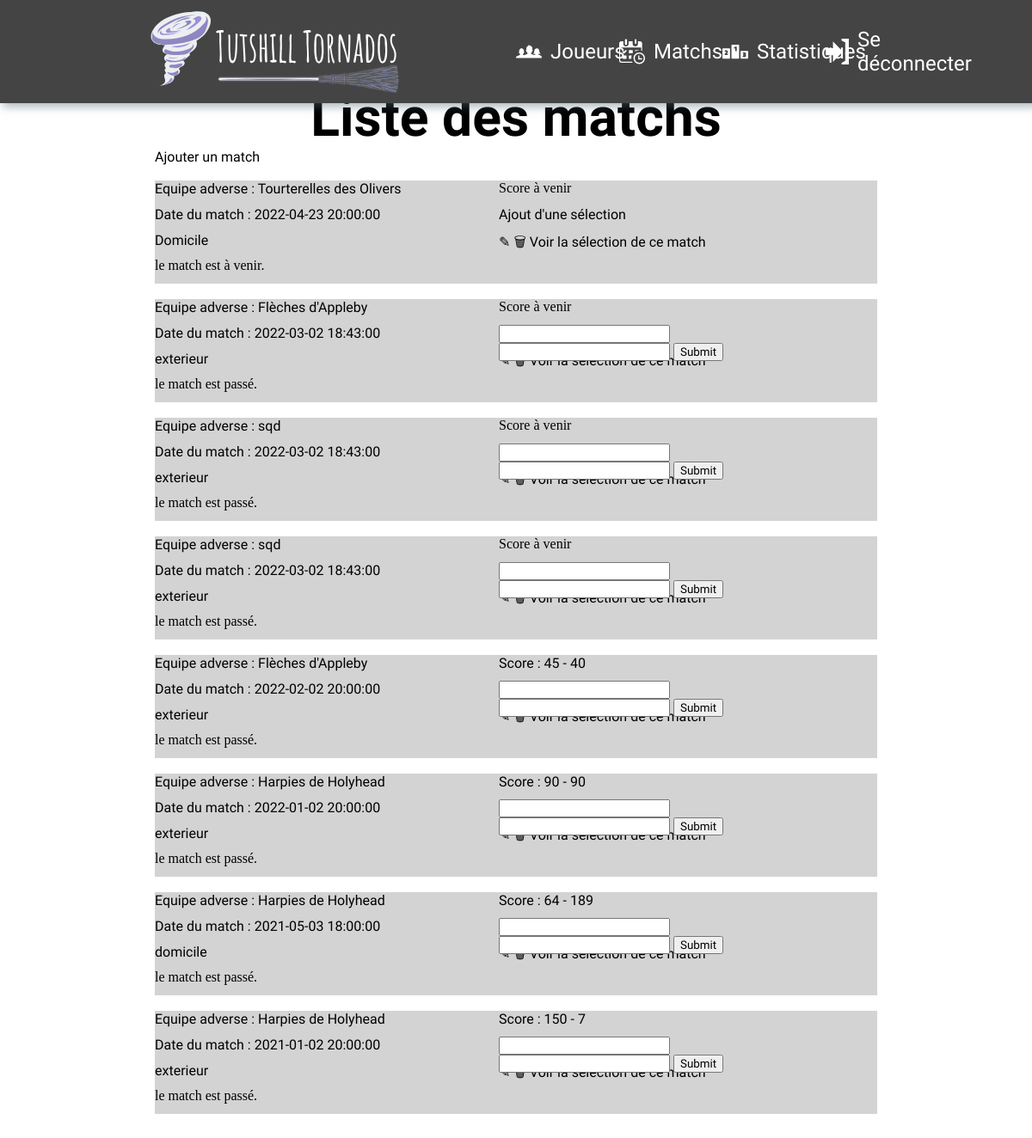
/html-php/match/matchs.php, run on an earlier commit of the app's database.
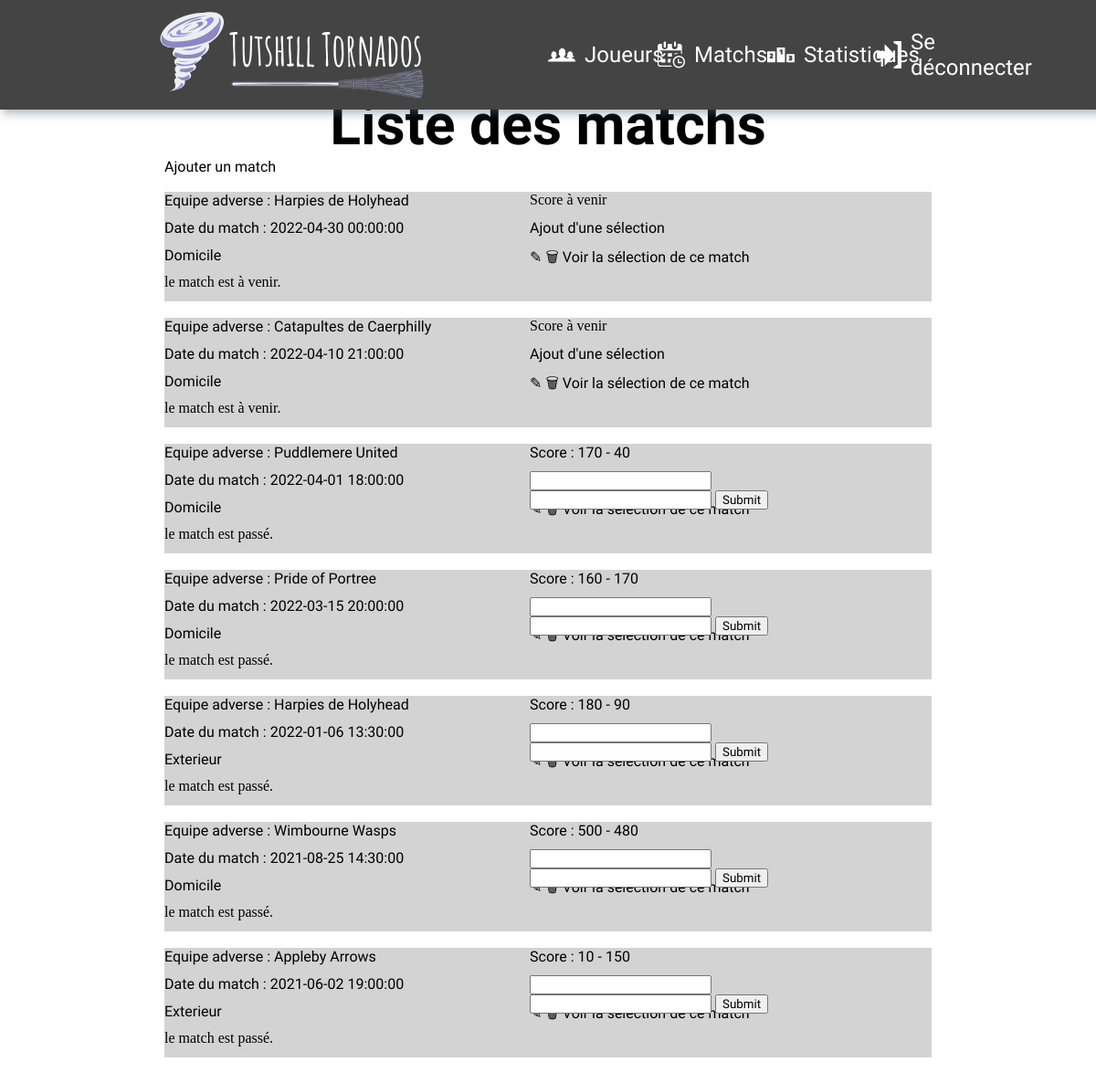
And on a later commit of the database.
### tables this page shows
CREATE TABLE IF NOT EXISTS `match_` (
  `Id_match_` int(11) NOT NULL AUTO_INCREMENT,
  `date_match` date DEFAULT NULL,
  `heure_match` time DEFAULT NULL,
  `equipe_adverse` varchar(50) DEFAULT NULL,
  `lieu` varchar(10) DEFAULT NULL,
  `score_equipe` int(11) DEFAULT NULL,
  `score_adverse` int(11) DEFAULT NULL,
  PRIMARY KEY (`Id_match_`)
);

### html-php/match/fonctions_match.php (the view, shortened to what this page needs)
<?php
    function afficher_match($pdo){
        $sql = "select * from match_ order by date_match desc, heure_match desc";
        $prep = $pdo->prepare($sql);
        $prep -> execute();
        $resultat = $prep->fetchAll();
        foreach($resultat as $match){
            echo '
            <div class="ligne_grille">
                <div class="date">
                    <p>Date du match : '.$match["date_match"].' '.$match["heure_match"].'</p>
                </div>
                <div class="equipe">
                    <p>Equipe adverse : '.$match["equipe_adverse"].'</p>
                </div>
                <div class="lieu">
                    <p>'.$match["lieu"].'</p>
                </div>';
                if (empty($match["score_equipe"]) || empty($match["score_adverse"])) {
                    echo 'Score à venir';
                } else {
                    echo
                    '<div class="score_equipe">
                        <p>Score : '.$match["score_equipe"].' - '.$match["score_adverse"].'</p>
                    </div>';
                }
                echo '
                <div class="footer">
                    <a href="./match_formulaire.php?v1='.$match["Id_match_"].'&v2='.$match["date_match"].'&v3='.$match["heure_match"].'&v4='.$match["lieu"].'&v5='.$match["score_equipe"].'&v6='.$match["score_adverse"].'&v7='.$match["equipe_adverse"].'
                    ">✎</a>
                    <a href="./matchs.php?idsupp='.$match["Id_match_"].'">🗑</a>
                    <a href="../selections/voir_selection_match?idmatch='.$match["Id_match_"].'">Voir la sélection de ce match</a>
                </div>
                ';
                if($match["date_match"] < date("Y-m-d")){
                    echo '<div class="joué">le match est passé.</div>';
                    echo '<form action="matchs.php" method="post" id="ajout_score">
                    <input type="number" name="score_equipe">
                    <input type="number" name="score_adversaire">
                    <input type="text" name="id_match" value="'.$match["Id_match_"].'" hidden>
                    <input type="submit">
                    </form>  ';
                }else{
                    echo '<div class="joué">le match est à venir.</div>';
                    echo '<a href="../selections/selection_match.php?idmatch='.$match["Id_match_"].'" id="ajout_selection">Ajout d\'une sélection</a>';
                }
            echo'</div><br>';
        }
    }
?>

What changed in the data, as far as the page shows it:
removed match_: date_match "2022-03-02", heure_match "18:43:00", equipe_adverse "Flèches d'Appleby", lieu "exterieur", score_equipe "Score à venir"
removed match_: date_match "2022-03-02", heure_match "18:43:00", equipe_adverse "sqd", lieu "exterieur", shows "Score à venir"
removed match_: date_match "2022-03-02", heure_match "18:43:00", equipe_adverse "sqd", lieu "exterieur", shows "Score à venir"
removed match_: date_match "2022-02-02", heure_match "20:00:00", equipe_adverse "Flèches d'Appleby", lieu "exterieur", score_equipe "45", score_adverse "40"
removed match_: date_match "2022-01-02", heure_match "20:00:00", equipe_adverse "Harpies de Holyhead", lieu "exterieur", score_equipe "90", score_adverse "90"
removed match_: date_match "2021-05-03", heure_match "18:00:00", equipe_adverse "Harpies de Holyhead", lieu "domicile", score_equipe "64", score_adverse "189"
removed match_: date_match "2021-01-02", heure_match "20:00:00", equipe_adverse "Harpies de Holyhead", lieu "exterieur", score_equipe "150", score_adverse "7"
added match_: date_match "2022-04-30", heure_match "00:00:00", equipe_adverse "Harpies de Holyhead", lieu "Domicile", shows "Score à venir"
changed match_: date_match "2022-04-23" → "2022-04-10"; heure_match "20:00:00" → "21:00:00"; equipe_adverse "Tourterelles des Olivers" → "Catapultes de Caerphilly"
added match_: date_match "2022-04-01", heure_match "18:00:00", equipe_adverse "Puddlemere United", lieu "Domicile", score_equipe "170", score_adverse "40"
added match_: date_match "2022-03-15", heure_match "20:00:00", equipe_adverse "Pride of Portree", lieu "Domicile", score_equipe "160", score_adverse "170"
added match_: date_match "2022-01-06", heure_match "13:30:00", equipe_adverse "Harpies de Holyhead", lieu "Exterieur", score_equipe "180", score_adverse "90"
added match_: date_match "2021-08-25", heure_match "14:30:00", equipe_adverse "Wimbourne Wasps", lieu "Domicile", score_equipe "500", score_adverse "480"
added match_: date_match "2021-06-02", heure_match "19:00:00", equipe_adverse "Appleby Arrows", lieu "Exterieur", score_equipe "10", score_adverse "150"
